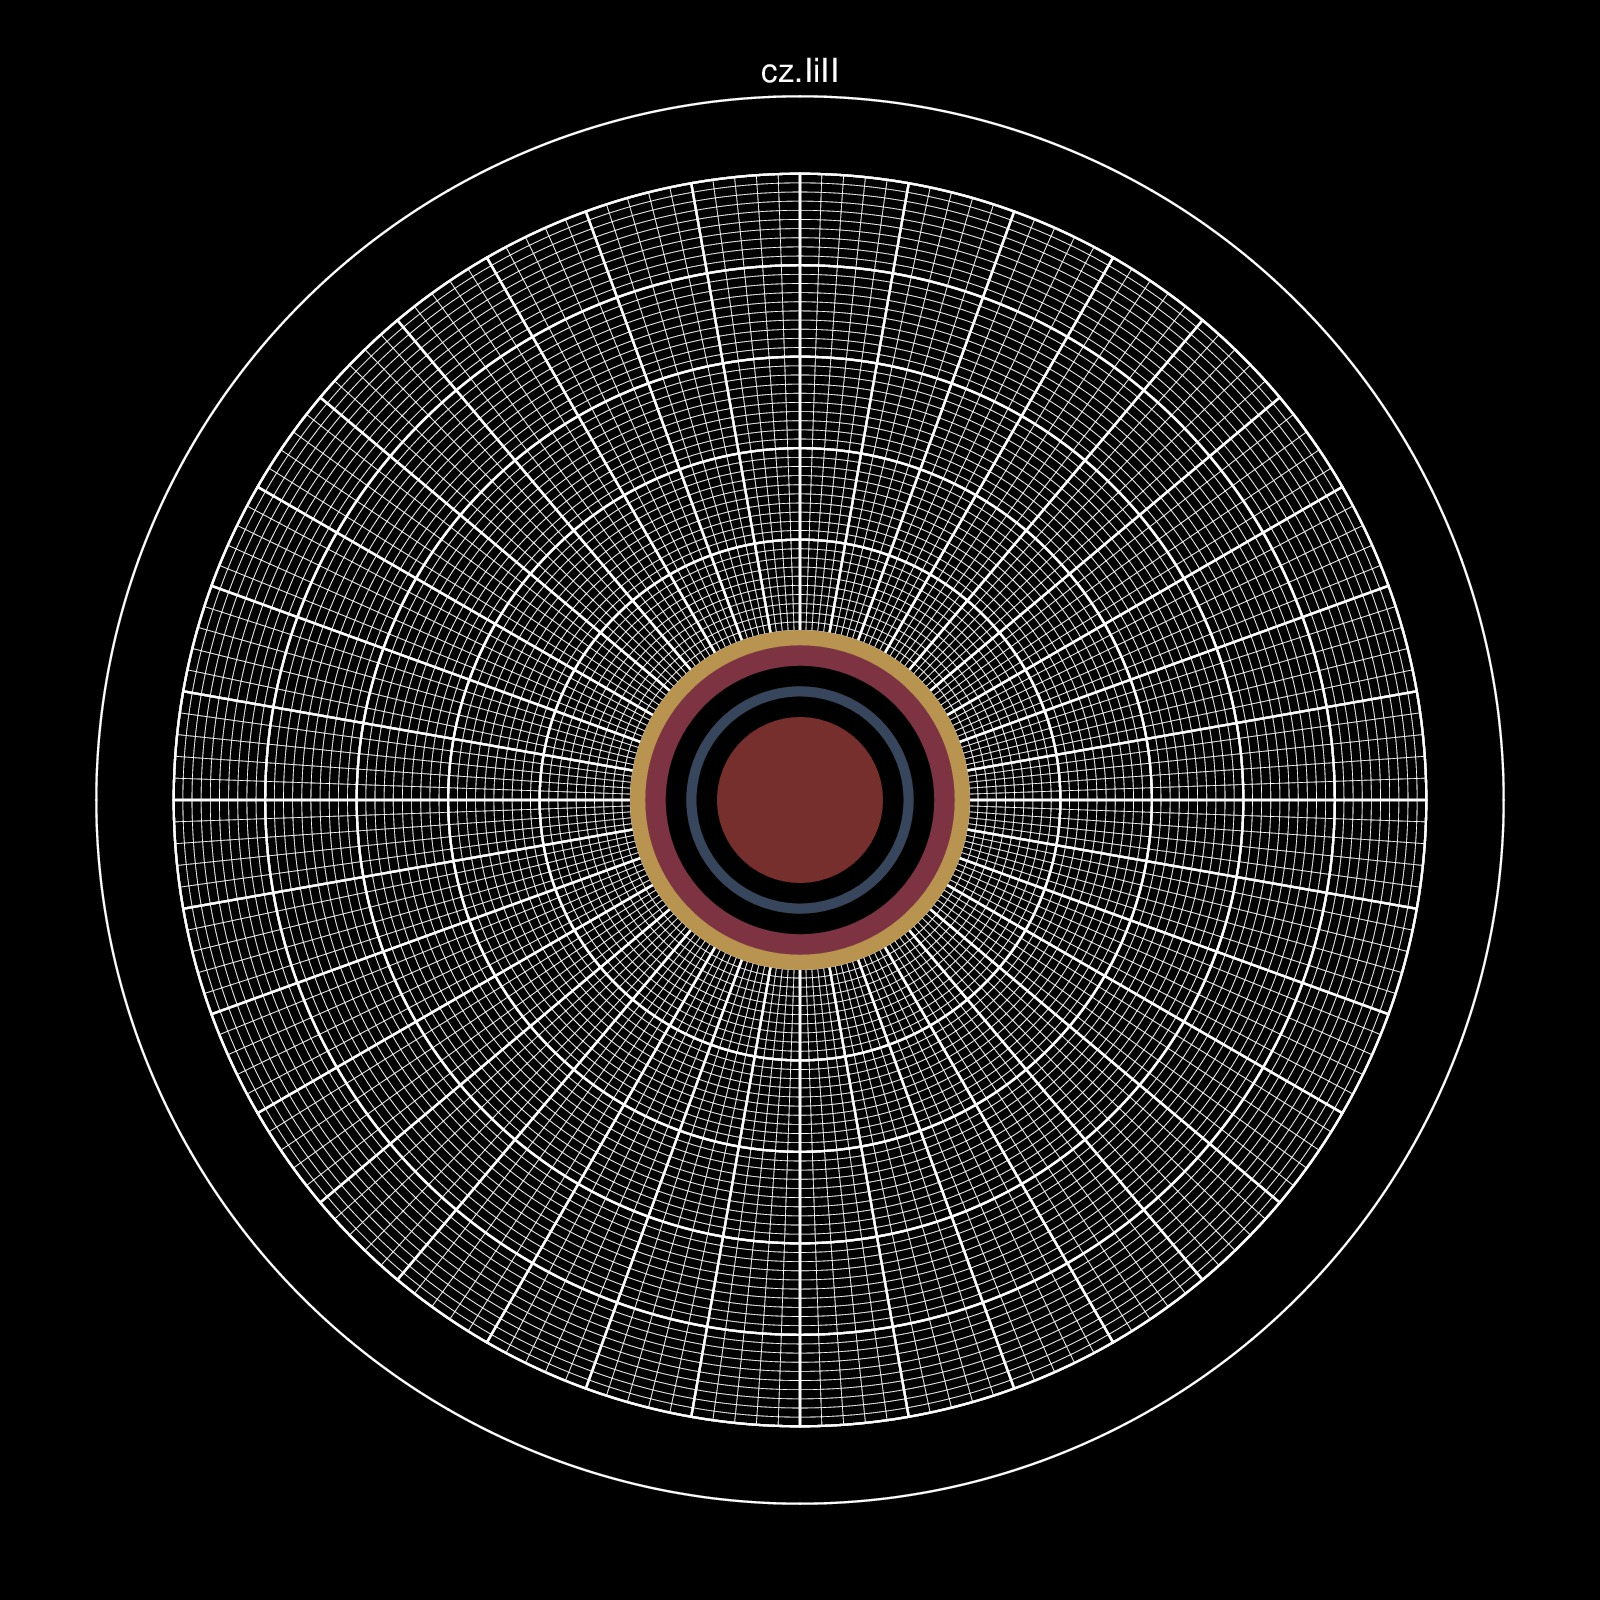

The R source for this figure:

## Poster from <a href="http://www.imdb.com/title/tt0069293/">Solaris 1972</a>

library(circlize)

par(bg = "black")

factors = 1:36
circos.par(cell.padding = c(0, 0, 0, 0), track.margin = c(0, 0), gap.degree = 0)
circos.initialize(factors = factors, xlim = c(0, 1))
circos.trackPlotRegion(ylim = c(0, 1), track.height = 0.11, bg.border = NA,
    panel.fun = function(x, y) {
        cell.xlim = get.cell.meta.data("cell.xlim")
        cell.ylim = get.cell.meta.data("cell.ylim")
        circos.lines(cell.xlim, c(cell.ylim[1], cell.ylim[1]), col="#FFFFFF")
        circos.lines(cell.xlim, c(cell.ylim[2], cell.ylim[2]), col="#FFFFFF")
    })

for(i in 1:5) {
    circos.trackPlotRegion(ylim = c(0, 1), track.height = 0.13, bg.border = "#FFFFFF",
        panel.fun = function(x, y) {
            cell.xlim = get.cell.meta.data("cell.xlim")
            cell.ylim = get.cell.meta.data("cell.ylim")
            for(j in 1:4) {
                x = cell.xlim[1] + (cell.xlim[2]-cell.xlim[1])/5*j
                circos.lines(c(x, x), cell.ylim, col = "#FFFFFF", lwd = 0.3)
            }
            for(j in 1:9) {
                y = cell.ylim[1] + (cell.ylim[2]-cell.ylim[1])/10*j
                circos.lines(cell.xlim, c(y, y), col = "#FFFFFF", lwd = 0.3)
            }
        })
}

track.pos = get.cell.meta.data("cell.bottom.radius")
r = c(1.5, 2, 2, 1, 2, 8)
col = c("#B99450", "#7D3342", "black", "#37465D", "black", "#762F2D")

for(i in seq_along(r)) {
    r1 = 1 - sum(r[seq_len(i-1)])/sum(r)
    r2 = 1 - sum(r[seq_len(i)])/sum(r)
    draw.sector(rou1 = track.pos*r1, rou2 = track.pos*r2,col = col[i], border = col[i])
}

text(0, 1.02, "cz.IiII", adj = c(0.5, 0), col = "#FFFFFF")

circos.clear()
